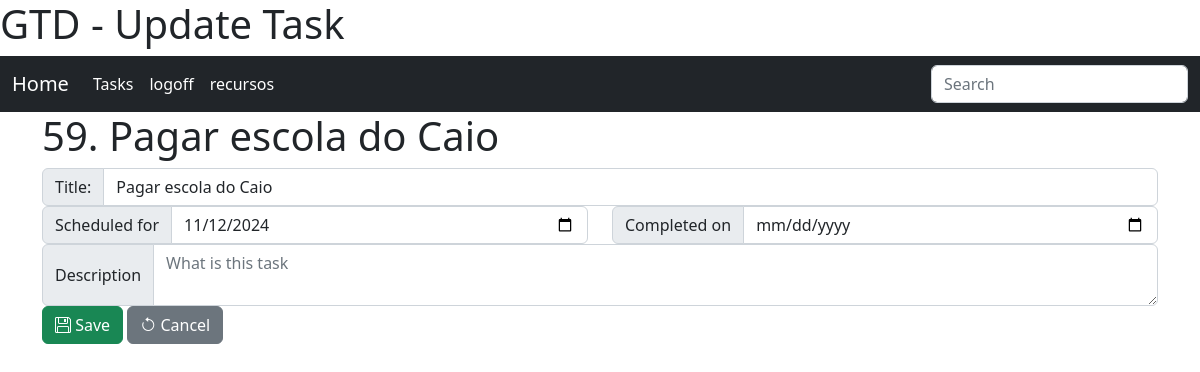
Page /tasks/task/59/update/?next=/tasks/task/create/ (signed in) on the earlier database version.
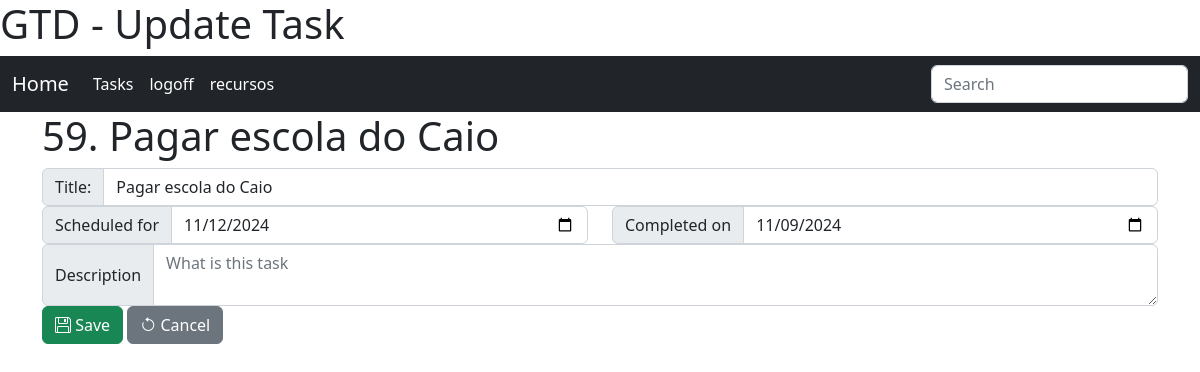
Same page on the later database version.
### tasks/models.py (models this page shows, shortened)
class Task(models.Model):
    title = models.CharField("Title", max_length=160)
    description = models.TextField("description", blank=True, null=True)
    dt_scheduled = models.DateTimeField("Scheduled for", blank=True, null=True, default=defautlSchedule)
    dt_completed = models.DateTimeField("Completed on", blank=True, null=True)
    dt_canceled  = models.DateTimeField("Completed on", blank=True, null=True)
    created = models.DateTimeField('Created', auto_now_add=True, null=True)
    modified = models.DateTimeField('Modified', auto_now=True, null=True)
    class Meta:
        verbose_name = 'Task'
        verbose_name_plural = 'Tasks'
        ordering = ['dt_completed','dt_scheduled']

### tasks/views.py (the view, shortened to what this page needs)
# urls.py: path('task/<int:pk>/update/', TaskUpdateView.as_view(), name='update_task'),
class TaskUpdateView(LoginRequiredMixin, UpdateView):
    template_name = 'tasks/update_task.html'
    model = Task
    fields = ['title', 'description', 'dt_scheduled', 'dt_completed']

### tasks/templates/tasks/update_task.html (shortened to what this page needs)
{% extends 'core.html' %}
{% load static %}
{% block content %}
<h1>{{object.pk}}. {{object.title}}</h1>
<form class="" method="post" action="{% url 'tasks:update_task' object.pk %}">
    <fieldset>
      <div class="row form-group{% if form.title.errors %} has-error {% endif %}">
        <div class="input-group">
            <label for="id_title" class="input-group-text">Title:</label><input type="text" class="form-control" name="title" id="id_title" placeholder="Insert a task and press <ENTER>" value="{{object.title}}">
        </div>
      </div>
      <div class="row">
          <div class="col-6 form-group{% if form.dt_scheduled.errors %} has-error {% endif %}">
            <div class="input-group">
                <label for="id_dt_scheduled" class="input-group-text">Scheduled for</label><input type="date" class="form-control" name="dt_scheduled" id="id_dt_scheduled" value="{{object.dt_scheduled|date:'Y-m-d'|default:''}}" placeholder="Date">
            </div>
          </div>
          <div class="col-6 form-group{% if form.dt_completed.errors %} has-error {% endif %}">
            <div class="input-group">
                <label for="id_dt_completed" class="input-group-text">Completed on</label><input type="date" class="form-control" name="dt_completed" id="id_dt_completed" value="{{object.dt_completed|date:'Y-m-d'|default:''}}" placeholder="Date">
            </div>
          </div>
      </div>
      <div class="row form-group{% if form.description.errors %} has-error {% endif %}">
        <div class="col input-group">
            <label class="input-group-text" for="id_description">Description</label>
            <textarea class="form-control" placeholder="What is this task" id="id_description" name="description">{{object.description|default:''}}</textarea>
        </div>
      </div>
      <div class="row">
          <div class="col">
              <button class="btn btn-success" type="submit"><i class="bi bi-floppy"></i> Save</button>
              <button class="btn btn-secondary" type="reset"><i class="bi bi-arrow-counterclockwise"></i> Cancel</button>
          </div>
      </div>
    </fieldset>
</form>
{%endblock%}

Differences in the rows shown:
changed Task "Pagar escola do Caio": dt_completed (not shown) → "11/09/2024"
